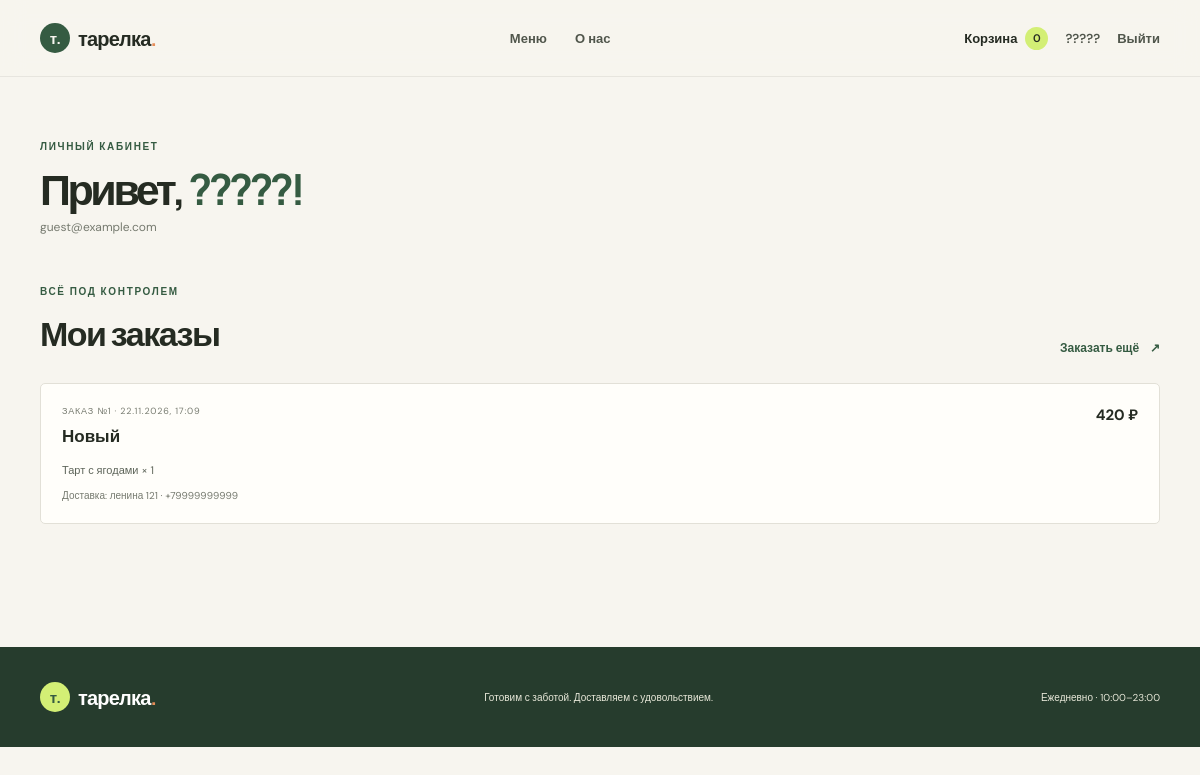
/profile/ (signed in), run on the app's committed database.
### menu/models.py (models this page shows, shortened)
class Order(models.Model):
    class Status(models.TextChoices):
        NEW = "new", "Новый"
        CONFIRMED = "confirmed", "Подтверждён"
        COOKING = "cooking", "Готовится"
        DELIVERING = "delivering", "В пути"
        COMPLETED = "completed", "Доставлен"
        CANCELLED = "cancelled", "Отменён"
    user = models.ForeignKey(
        settings.AUTH_USER_MODEL, on_delete=models.PROTECT, related_name="orders", verbose_name="клиент"
    )
    status = models.CharField(
        "статус", max_length=12, choices=Status.choices, default=Status.NEW
    )
    address = models.CharField("адрес доставки", max_length=240)
    phone = models.CharField("телефон", max_length=30)
    comment = models.CharField("комментарий", max_length=300, blank=True)
    total = models.PositiveIntegerField("сумма, ₽")
    created_at = models.DateTimeField("создан", auto_now_add=True)
    class Meta:
        ordering = ["-created_at"]
        verbose_name = "заказ"
        verbose_name_plural = "заказы"

class OrderItem(models.Model):
    order = models.ForeignKey(
        Order, on_delete=models.CASCADE, related_name="items", verbose_name="заказ"
    )
    product = models.ForeignKey(
        Product, on_delete=models.PROTECT, related_name="order_items", verbose_name="блюдо"
    )
    quantity = models.PositiveSmallIntegerField("количество")
    price = models.PositiveIntegerField("цена на момент заказа, ₽")
    class Meta:
        verbose_name = "позиция заказа"
        verbose_name_plural = "позиции заказа"

class Product(models.Model):
    category = models.ForeignKey(
        Category, on_delete=models.PROTECT, related_name="products", verbose_name="категория"
    )
    name = models.CharField("название", max_length=120)
    slug = models.SlugField("слаг", max_length=140, unique=True)
    description = models.TextField("описание")
    price = models.PositiveIntegerField("цена, ₽")
    weight = models.CharField("вес / объём", max_length=40)
    image_url = models.URLField("ссылка на изображение", blank=True)
    is_available = models.BooleanField("есть в меню", default=True)
    is_popular = models.BooleanField("популярное", default=False)
    class Meta:
        ordering = ["-is_popular", "name"]
        verbose_name = "блюдо"
        verbose_name_plural = "блюда"

### menu/views.py (the view)
# urls.py: path("profile/", views.profile, name="profile"),
@login_required
def profile(request):
    orders = request.user.orders.prefetch_related("items__product")
    return render(request, "menu/profile.html", {"orders": orders})

### menu/context_processors.py (called while the page is built)
def cart(request):
    items = request.session.get("cart", {})
    return {"cart_count": sum(items.values())}

### templates/menu/profile.html (shortened to what this page needs)
{% extends "base.html" %}
{% block content %}
<section class="container profile-page">
  <div class="page-intro compact-intro"><span class="eyebrow">Личный кабинет</span><h1>Привет, <em>{{ user.first_name|default:user.username }}!</em></h1><p>{{ user.email }}</p></div>
  <div class="section-heading"><div><span class="eyebrow">Всё под контролем</span><h2>Мои заказы</h2></div><a class="arrow-link" href="{% url 'catalog' %}">Заказать ещё <span>↗</span></a></div>
  <div class="order-list">
    {% for order in orders %}
      <article class="order-card">
        <div class="order-card-top"><div><span class="product-category">Заказ №{{ order.pk }} · {{ order.created_at|date:"d.m.Y, H:i" }}</span><h3>{{ order.get_status_display }}</h3></div><b>{{ order.total }} ₽</b></div>
        <div class="order-items">{% for item in order.items.all %}<span>{{ item.product.name }} × {{ item.quantity }}</span>{% endfor %}</div>
        <div class="order-address">Доставка: {{ order.address }} · {{ order.phone }}</div>
      </article>
    {% empty %}<div class="empty-state">Заказов пока нет — самое время выбрать что-нибудь вкусное.<br><a class="arrow-link" href="{% url 'catalog' %}">Открыть меню ↗</a></div>{% endfor %}
  </div>
</section>
{% endblock %}

### templates/base.html (shortened to what this page needs)
{% load static %}
<!doctype html>
<html lang="ru">
<head>
  <link rel="stylesheet" href="{% static 'css/site.css' %}">
</head>
<body>
  <header class="site-header">
    <div class="container nav-wrap">
      <a class="brand" href="{% url 'home' %}"><span class="brand-mark">т.</span> тарелка<span class="brand-dot">.</span></a>
      <nav class="main-nav" aria-label="Главная навигация">
        <a href="{% url 'catalog' %}">Меню</a>
        <a href="{% url 'home' %}#about">О нас</a>
      </nav>
      <div class="nav-actions">
        <a class="cart-link" href="{% url 'checkout' %}" aria-label="Корзина">Корзина <span class="cart-count">{{ cart_count }}</span></a>
        {% if user.is_authenticated %}
          <a class="account-link" href="{% url 'profile' %}">{{ user.first_name|default:user.username }}</a>
          <form class="inline-form" action="{% url 'logout' %}" method="post">{% csrf_token %}<button class="text-button" type="submit">Выйти</button></form>
        {% else %}
          <a class="account-link" href="{% url 'login' %}">Войти</a>
        {% endif %}
      </div>
    </div>
  </header>
  <main>{% block content %}{% endblock %}</main>
  <footer class="site-footer">
    <div class="container footer-inner">
      <a class="brand brand-light" href="{% url 'home' %}"><span class="brand-mark">т.</span> тарелка<span class="brand-dot">.</span></a>
      <span>Готовим с заботой. Доставляем с удовольствием.</span>
      <span>Ежедневно · 10:00–23:00</span>
    </div>
  </footer>
</body>
</html>

### static/css/site.css (style rules this page uses)
:root { --paper: #f7f5ef; --ink: #252b22; --muted: #777b70; --green: #355b42; --lime: #d3ef75; --line: #e2e0d7; --white: #fffefa; }
* { box-sizing: border-box; }
html { scroll-behavior: smooth; }
body { margin: 0; color: var(--ink); background: var(--paper); font-family: "DM Sans", sans-serif; font-size: 15px; }
a { color: inherit; text-decoration: none; }
button, input, select, textarea { font: inherit; }
.container { width: min(1120px, calc(100% - 48px)); margin: 0 auto; }
.site-header { position: sticky; z-index: 5; top: 0; border-bottom: 1px solid rgba(37,43,34,.08); background: rgba(247,245,239,.94); backdrop-filter: blur(12px); }
.nav-wrap { height: 76px; display: flex; align-items: center; justify-content: space-between; gap: 30px; }
.brand { display: inline-flex; align-items: center; gap: 8px; font-family: Manrope, sans-serif; font-size: 20px; font-weight: 800; letter-spacing: -.8px; white-space: nowrap; }
.brand-mark { display: grid; width: 30px; height: 30px; place-items: center; border-radius: 50%; color: var(--paper); background: var(--green); font-size: 15px; }
.brand-dot { margin-left: -8px; color: #e78d58; }
.main-nav, .nav-actions { display: flex; align-items: center; gap: 28px; }
.main-nav a, .account-link, .text-button { color: #50564b; font-size: 13px; font-weight: 600; }
.nav-actions { gap: 17px; }
.cart-link { display: flex; align-items: center; gap: 8px; font-size: 13px; font-weight: 600; }
.cart-count { display: grid; width: 23px; height: 23px; place-items: center; border-radius: 50%; background: var(--lime); font-size: 11px; }
.inline-form { display: inline; }
.text-button { padding: 0; border: 0; background: none; cursor: pointer; }
.eyebrow { display: inline-flex; align-items: center; gap: 8px; color: var(--green); font-size: 10px; font-weight: 700; letter-spacing: 1.65px; text-transform: uppercase; }
h1, h2, h3, p { margin-top: 0; }
h1, h2, h3 { font-family: Manrope, sans-serif; }
.hero h1, .page-intro h1, .auth-aside h1, .detail-copy h1 { margin: 21px 0 17px; font-size: clamp(42px, 5.2vw, 66px); line-height: 1.08; letter-spacing: -3.4px; font-weight: 700; }
h1 em, h2 em { color: var(--green); font-style: normal; }
.section-heading { display: flex; align-items: end; justify-content: space-between; gap: 20px; margin-bottom: 27px; }
.section-heading h2, .promise h2 { margin: 10px 0 0; font-size: 34px; letter-spacing: -1.5px; }
.arrow-link { color: var(--green); font-size: 12px; font-weight: 700; }
.arrow-link span { margin-left: 8px; }
.product-category { display: block; color: var(--muted); font-size: 9px; letter-spacing: .8px; text-transform: uppercase; }
.site-footer { margin-top: 50px; color: #e8e8d9; background: #263c2d; }
.footer-inner { min-height: 100px; display: flex; align-items: center; justify-content: space-between; gap: 18px; font-size: 10px; }
.brand-light { color: white; }
.brand-light .brand-mark { color: var(--green); background: var(--lime); }
.page-intro { padding-top: 66px; padding-bottom: 35px; text-align: center; }
.page-intro h1 { margin: 14px 0 10px; font-size: 48px; }
.page-intro p { margin: 0; color: var(--muted); }
.profile-page, .dashboard-page, .checkout-page { min-height: 520px; padding-top: 34px; padding-bottom: 50px; }
.compact-intro { padding-top: 24px; padding-bottom: 35px; text-align: left; }
.compact-intro h1 { margin: 11px 0 7px; font-size: 43px; }
.compact-intro p { font-size: 12px; }
.profile-page .section-heading { margin-top: 10px; }
.order-list, .dashboard-orders { display: grid; gap: 13px; }
.order-card, .dashboard-order { padding: 21px; border: 1px solid var(--line); border-radius: 5px; background: var(--white); }
.order-card-top, .dashboard-order-head { display: flex; justify-content: space-between; align-items: start; gap: 20px; }
.order-card-top h3 { margin: 7px 0 0; font-size: 17px; }
.order-card-top > b { font-size: 15px; }
.order-items { display: flex; flex-wrap: wrap; gap: 8px 18px; margin-top: 16px; color: #5e655a; font-size: 11px; }
.order-address { margin: 12px 0 0; color: var(--muted); font-size: 10px; }

### data on the page
Order: pk "1", created_at "22.11.2026, 17:09", status "Новый", total "420", address "ленина 121", phone "+79999999999"
OrderItem: product.name "Тарт с ягодами", quantity "1"

### other printed values
{{ cart_count }} "0"
{{ user.first_name|default:user.username }} "?????"
{{ user.email }} "guest@example.com"
